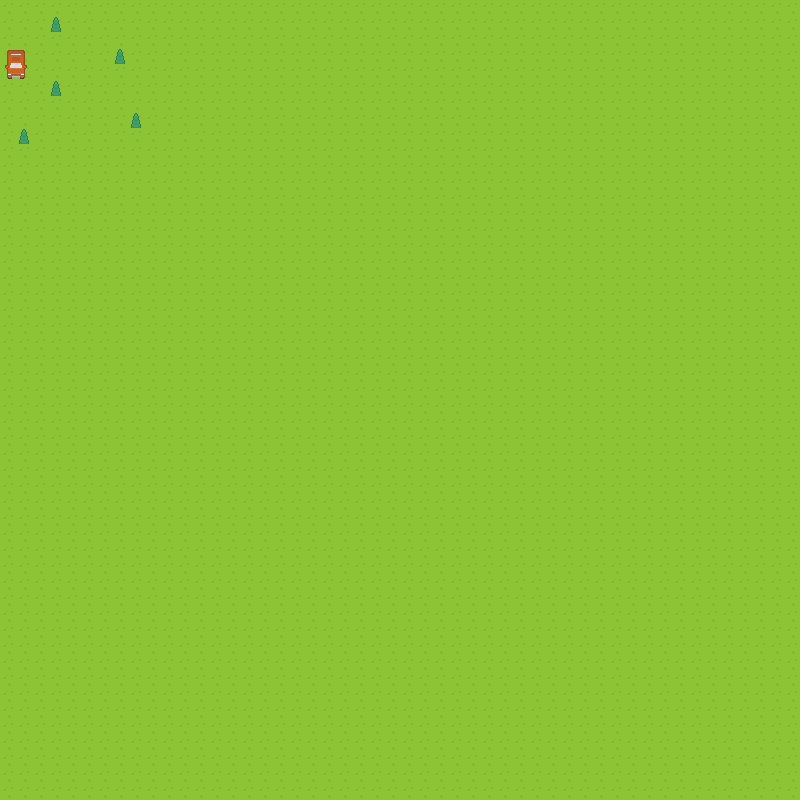

This game map was drawn from its Tiled (.tmx) file and the tilesets committed beside it. A one-line description and the trimmed map source follow:
An orthogonal 50x50 tile map with 16x16 px tiles, 2 tile layers (Background, Foreground), 2 tilesets and 8 objects (5x Tree, Spawn, Random, Huge).

<map version="1.0" orientation="orthogonal" renderorder="right-down" width="50" height="50" tilewidth="16" tileheight="16" nextobjectid="15">
 <tileset firstgid="1" name="Base" tilewidth="16" tileheight="16" spacing="1" tilecount="1767">
  <image source="../tilesets/base.png" width="968" height="526" />
 </tileset>
 <tileset firstgid="1768" name="City" tilewidth="16" tileheight="16" spacing="1" tilecount="1036">
  <image source="../tilesets/city.png" width="628" height="475" />
 </tileset>
 <layer name="Background" width="50" height="50">
  <data>[2500 cells, 2500 non-empty, 1 distinct tile ids]</data>
 </layer>
 <objectgroup name="Trees">
  <object id="1" name="5" type="Tree" gid="646" x="48" y="112" width="16" height="16" />
  <object id="2" name="4" type="Tree" gid="646" x="112" y="80" width="16" height="16" />
  <object id="3" name="3" type="Tree" gid="646" x="48" y="48" width="16" height="16" />
  <object id="4" name="2" type="Tree" gid="646" x="128" y="144" width="16" height="16" />
  <object id="5" name="1" type="Tree" gid="646" x="16" y="160" width="16" height="16" />
 </objectgroup>
 <objectgroup name="Mechanics">
  <object id="6" name="Player" type="Spawn" x="89" y="94" width="16" height="16" />
  <object id="7" name="random_stuff" type="Random" gid="7" x="64" y="176" width="16" height="16" />
  <object id="13" name="Big Area" type="Huge" x="110" y="161" width="75" height="54" />
 </objectgroup>
 <layer name="Foreground" width="50" height="50">
  <data>[2500 cells, 9 non-empty, 5 distinct tile ids]</data>
 </layer>
</map>
